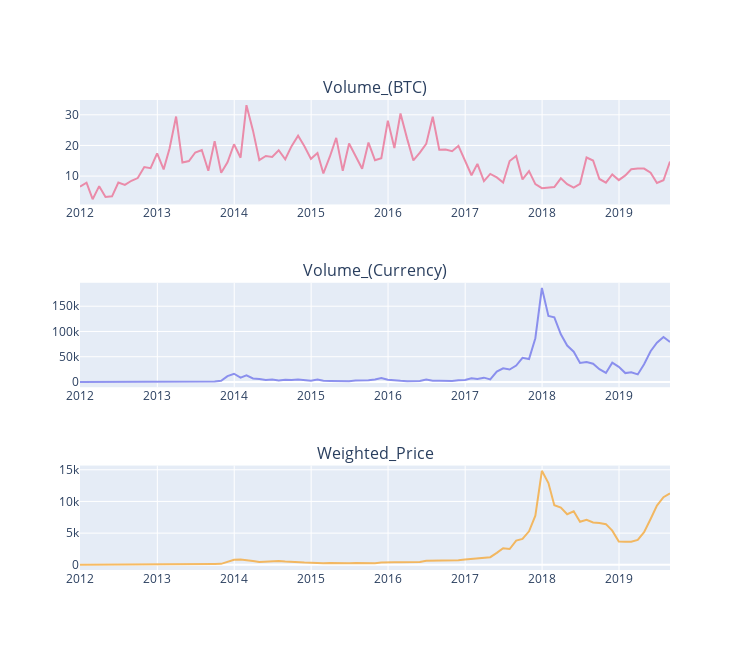

Notebook code cell kept with this figure:
### Code cell
# visualize the other data, Volume_(BTC), Volume_(Currency), 
# Weighted_Price, in monthly basis

trace_btc = go.Scatter(x = df_bitstamp_m.index,
                   y = df_bitstamp_w['Volume_(BTC)'],
                   mode = "lines",
                   name = "Volume_(BTC)",
                   marker = dict(color = 'rgba(235, 115, 150, 0.8)')
                       )
trace_currency = go.Scatter(x = df_bitstamp_m.index,
                   y = df_bitstamp_m['Volume_(Currency)'],
                   mode = "lines",
                   name = "Volume_(Currency)",
                   marker = dict(color = 'rgba(115, 120, 235, 0.8)')
                       )
trace_weighted_price = go.Scatter(x = df_bitstamp_m.index,
                   y = df_bitstamp_m['Weighted_Price'],
                   mode = "lines",
                   name = "Weighted_Price",
                   marker = dict(color = 'rgba(245, 170, 60, 0.8)')
                       )

fig = subplots.make_subplots(rows=3, cols=1,
                             subplot_titles=("Volume_(BTC)","Volume_(Currency)", "Weighted_Price"))

fig.append_trace(trace_btc, 1, 1)
fig.append_trace(trace_currency, 2, 1)
fig.append_trace(trace_weighted_price, 3, 1)

fig['layout'].update(height=650, width=750, showlegend=False)

iplot(fig);
